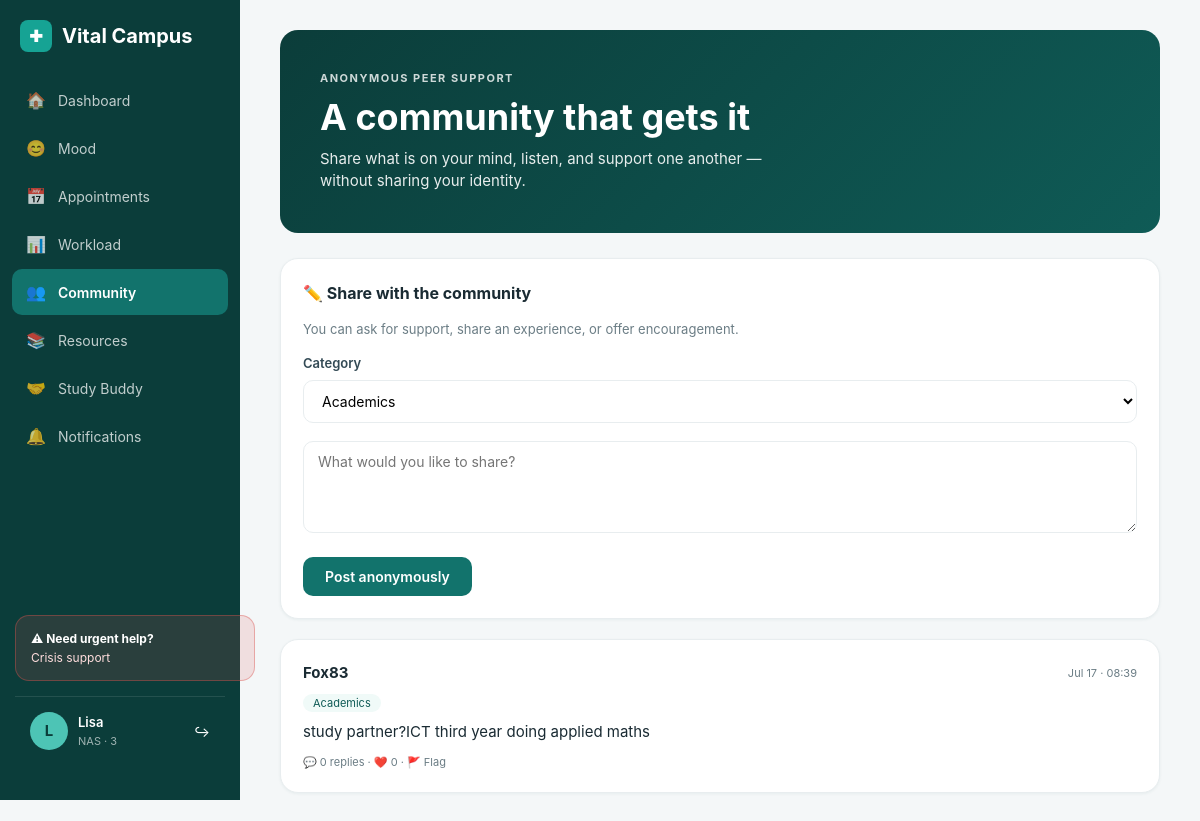
The app's page /forum (signed in), older data.
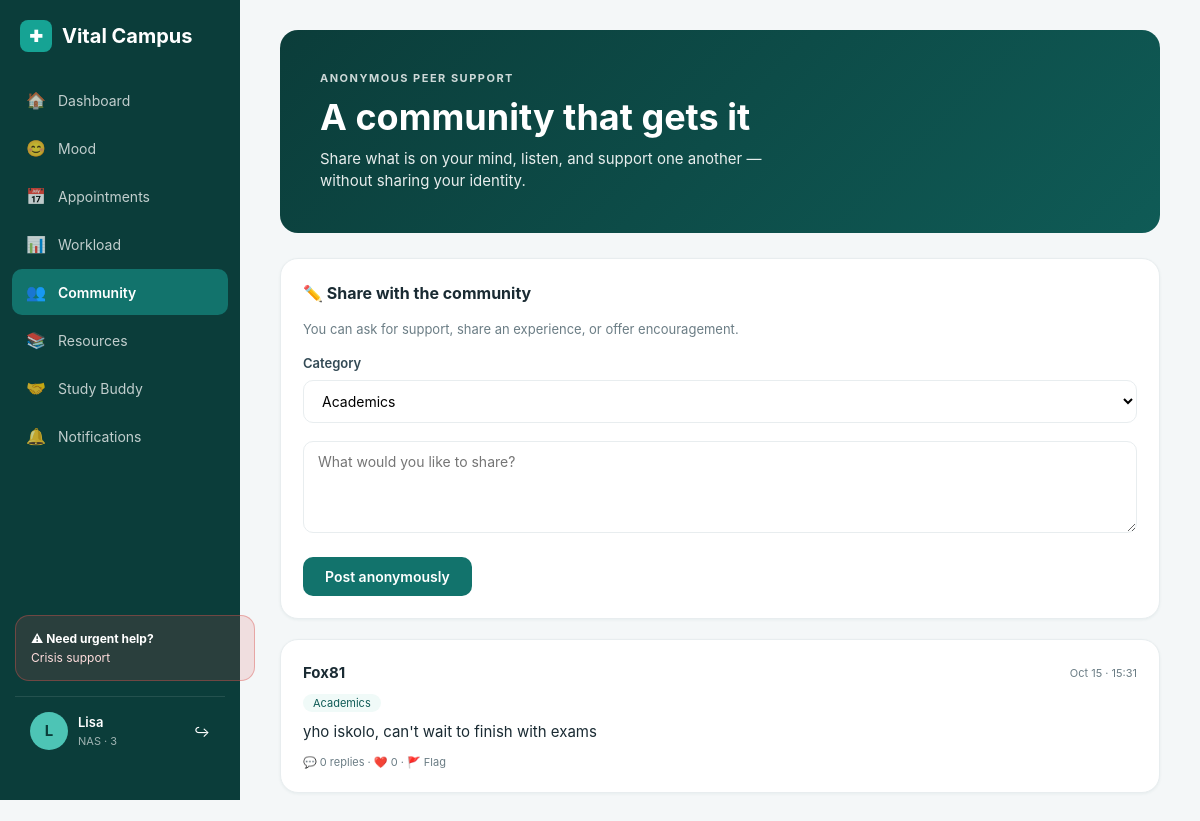
The same page, newer data.
### database.py (models this page shows, shortened)
class PeerPost(db.Model):
    __tablename__ = 'peer_posts'
    id = db.Column(db.Integer, primary_key=True)
    post_id = db.Column(db.String(36), unique=True, nullable=False, default=lambda: str(uuid.uuid4()))
    user_id = db.Column(db.Integer, db.ForeignKey('users.id'), nullable=False)
    anonymous_alias = db.Column(db.String(40), nullable=False)
    content = db.Column(db.String(500), nullable=False)
    category = db.Column(db.String(20), nullable=False)
    is_flagged = db.Column(db.Boolean, default=False)
    posted_at = db.Column(db.DateTime, default=datetime.utcnow)
    replies = db.relationship('PeerReply', backref='post', lazy=True)

### app.py (the view, shortened to what this page needs)
@app.route('/forum', methods=['GET', 'POST'])
@login_required
def forum():
    posts = PeerPost.query.filter_by(is_flagged=False).order_by(PeerPost.posted_at.desc()).all()
    return render_template('forum.html', posts=posts)

### app.py (called while the page is built)
@login_manager.user_loader
def load_user(user_id):
    return User.query.get(int(user_id))

### templates/forum.html (shortened to what the changed rows need)
<!DOCTYPE html>
<html lang="en">
<head>
    <link rel="stylesheet" href="{{ url_for('static', filename='css/style.css') }}">
</head>
<body>
    <div class="layout">
        <main class="main-content">
            <div class="banner">
                <div class="banner-content">
                    <h1>A community that gets it</h1>
                </div>
            </div>
            {% for post in posts %}
            <div class="card">
                <div style="display:flex; justify-content:space-between; align-items:center; margin-bottom:10px;">
                    <strong>{{ post.anonymous_alias }}</strong>
                    <span style="font-size:11px; color:var(--ink-500);">{{ post.posted_at.strftime('%b %d · %H:%M') }}</span>
                </div>
                <div style="font-size:11px; color:var(--ink-500); margin-bottom:10px;">
                    <span style="background: var(--teal-50); padding:2px 10px; border-radius:12px; color: var(--teal-700);">{{ post.category }}</span>
                </div>
                <p>{{ post.content }}</p>
                <div style="font-size:11px; color:var(--ink-500); margin-top:10px;">💬 {{ post.replies|length }} replies · ❤️ 0 · 🚩 Flag</div>
            </div>
            {% else %}
            <div class="card" style="text-align:center; color:var(--ink-500); padding: 40px;">
                <p>No community posts match this category yet.</p>
            </div>
            {% endfor %}
        </main>
    </div>
</body>
</html>

Row changes from the older to the newer data that the page shows:
changed PeerPost "Academics": anonymous_alias "Fox83" → "Fox81"; posted_at "Jul 17 · 08:39" → "Oct 15 · 15:31"; content "study partner?ICT third year doing applied maths" → "yho iskolo, can't wait to finish with exams"
